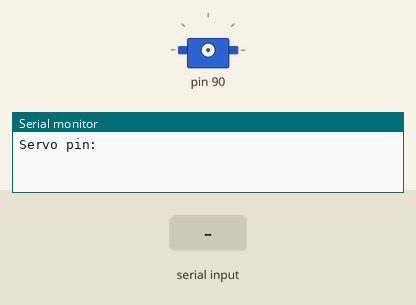
This sketch was run on a simulated Arduino Uno, built with avr-gcc and run on an emulated ATmega328P. Shown: servo, the last lines printed to the serial monitor. Inputs (shaded band) come from the test bench.

Above: at 0.9 s.
1.0 s: "90,45\n" received over Serial
3.5 s: "30,150\n" received over Serial
At 5.7 s:
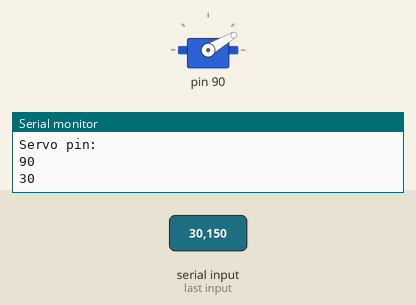
6.0 s: "5\n" received over Serial
At 7.6 s:
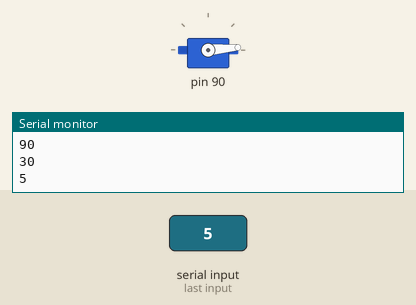
8.5 s: "200\n" received over Serial
At 10.7 s:
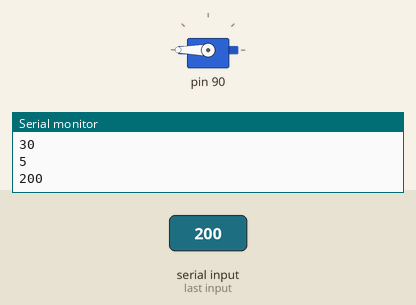
11.0 s: "90\n" received over Serial
At 12.6 s:
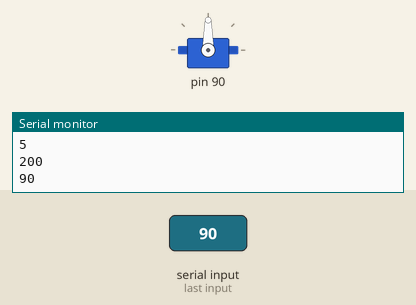
Timing chart, 0 to 14.1 s (numbered marks = the images above; inputs shaded):
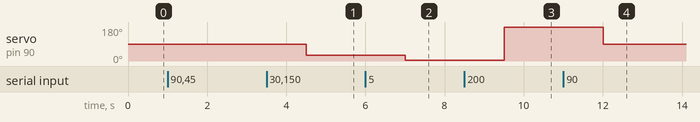

Measured:
- after the input at 3.5 s, servo on pin 90: 90° → 30° after 1.0 s
- after the input at 6.0 s, servo on pin 90: 30° → 5° after 1.0 s
- after the input at 8.5 s, servo on pin 90: 5° → 180° after 1.0 s
- after the input at 11.0 s, servo on pin 90: 180° → 90° after 1.0 s

The sketch:

servoTest.ino.ino
```cpp
#include <Servo.h>


Servo myservo;

int pin;

void setPin() {
  char buf[10];
  Serial.println("Servo pin: ");
  while (!Serial.available());
  String in = Serial.readString();
  in.toCharArray(buf, 10);
  pin = atoi(buf);
  Serial.println(pin);
  myservo.attach(pin);
}

void setup() {
  Serial.begin(9600);
  while (!Serial);
  setPin();
}

void loop() {
  while (!Serial.available());
  String in = Serial.readString();
  char buf[10];
  in.toCharArray(buf, 10);

  if (buf[0] == 'R') {
    setPin();
  } else {
    int angle = atoi(buf);
    Serial.println(angle);
    myservo.write(angle);
  }


}
```
